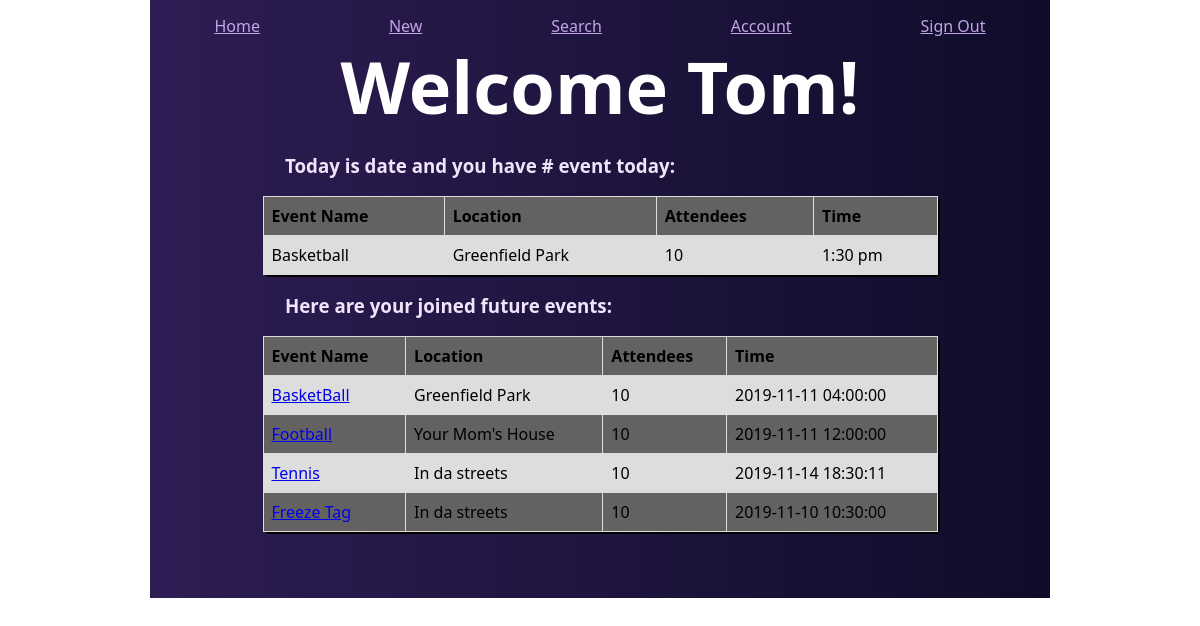
Page /dashboard (signed in) on the committed database.
### models.py (models this page shows, shortened)
class User(db.Model):
    id = db.Column(db.Integer, primary_key=True)
    first_name = db.Column(db.String(55))
    last_name = db.Column(db.String(55))
    email = db.Column(db.String(55))
    password = db.Column(db.Text(55))
    events_user_attends = db.relationship("Event", secondary=users_and_events, lazy="dynamic")
    created_at = db.Column(db.DateTime, server_default=func.now())
    updated_at = db.Column(db.DateTime, server_default=func.now(), onupdate=func.now())

class Event(db.Model):
    id = db.Column(db.Integer, primary_key=True)
    event_name = db.Column(db.String(55))
    time = db.Column(db.DateTime)
    location = db.Column(db.String(100))
    event_details = db.Column(db.String(250))
    users_attending_event = db.relationship("User", secondary=users_and_events)
    created_at = db.Column(db.DateTime, server_default=func.now())
    updated_at = db.Column(db.DateTime, server_default=func.now(), onupdate=func.now())

### controller_functions.py (the view)
def dashboard():
    if "user_id" not in session:
        return redirect ("/")
    else:
        logged_in = User.query.get(session["user_id"])
        events = logged_in.events_user_attends.all()
        return render_template("dashboard.html", user=logged_in, users_events = events)

### templates/dashboard.html (shortened to what this page needs)
<!DOCTYPE html>
<html lang="en">
<head>
    <link rel="stylesheet" type="text/css" href="../static/css/style.css">
</head>
<body>
    <div class="standard_head">
        <a href="/dashboard">Home</a>
        <a href="">New</a>
        <a href="/search">Search</a>
        <a href="/user_info">Account</a>
        <a href="/logout">Sign Out</a>
    </div>
    <div class="content_container">
        <p id="welcome">Welcome {{user.first_name}}!</p>
        <div class="events">
            <h3>Today is date and you have # event today:</h3>
            <table class="event_details">
                <tr>
                    <th>Event Name</th>
                    <th>Location</th>
                    <th>Attendees</th>
                    <th>Time</th>
                </tr>
                <tr>
                    <td>Basketball</td>
                    <td>Greenfield Park</td>
                    <td>10</td>
                    <td>1:30 pm</td>
                </tr>
            </table>
        </div>
        <div class="events">
            <h3>Here are your joined future events:</h3>
            <table class="event_details">
                <tr>
                    <th>Event Name</th>
                    <th>Location</th>
                    <th>Attendees</th>
                    <th>Time</th>
                </tr>
                {% for event in users_events %}
                    <tr>
                        <td><a href="/event_details/{{event.id}}">{{event.event_name}}</a></td>
                        <td>{{event.location}}</td>
                        <td>10</td>
                        <td>{{event.time}}</td>
                    </tr>
                {% endfor %}
            </table>
        </div>
    </div>
</body>
</html>

### static/css/style.css (style rules this page uses)
* { margin: 0px auto; font-family: 'Segoe UI', Tahoma, Geneva, Verdana, sans-serif; box-sizing: border-box; }
.standard_head { display: flex; justify-content: space-evenly; background-image: linear-gradient(-90deg, #0f0c29, #2e1d54); width: 75%; height: 15; }
.standard_head a { color: #c2a4e7; margin-top: 15px; }
.event_details { width: 75%; border-collapse: collapse; border-radius: 4px; box-shadow: 2px 2px black; }
.event_details td, th { border: 1px solid #dddddd; text-align: left; padding: 8px; }
.event_details tr:nth-child(even) { background-color: #dddddd; }
.event_details tr:nth-child(odd) { background-color: rgb(100, 97, 97); }
.content_container { width: 75%; background-image: linear-gradient(-90deg, #0f0c29, #2e1d54); padding-bottom: 4%; }
#welcome { color: white; text-align: center; font-size: 72px; font-weight: bolder; }
.events { margin: 2% 0%; }
.events h3 { margin-left: 15%; margin-bottom: 2%; color: #f0e4fa; }

### rows in the picture
User: first_name "Tom"
Event: event_name "BasketBall", location "Greenfield Park", time "2019-11-11 04:00:00"
Event: event_name "Football", location "Your Mom's House", time "2019-11-11 12:00:00"
Event: event_name "Tennis", location "In da streets", time "2019-11-14 18:30:11"
Event: event_name "Freeze Tag", location "In da streets", time "2019-11-10 10:30:00"
